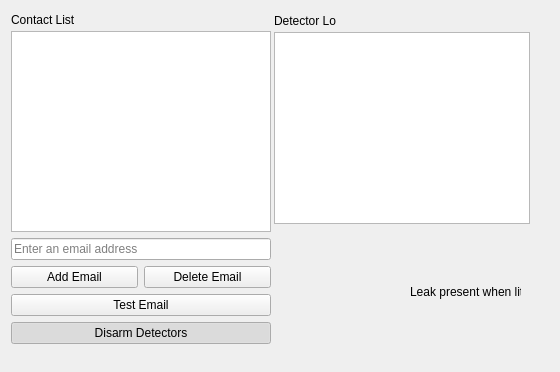
<?xml version="1.0" encoding="UTF-8"?>
<ui version="4.0">
 <class>Form</class>
 <widget class="QWidget" name="Form">
  <property name="geometry">
   <rect>
    <x>0</x>
    <y>0</y>
    <width>560</width>
    <height>372</height>
   </rect>
  </property>
  <property name="windowTitle">
   <string>Form</string>
  </property>
  <widget class="LedIndicator" name="alarmLed">
   <property name="geometry">
    <rect>
     <x>270</x>
     <y>250</y>
     <width>121</width>
     <height>91</height>
    </rect>
   </property>
   <property name="color" stdset="0">
    <color>
     <red>255</red>
     <green>255</green>
     <blue>0</blue>
    </color>
   </property>
  </widget>
  <widget class="QLabel" name="label_3">
   <property name="geometry">
    <rect>
     <x>410</x>
     <y>280</y>
     <width>111</width>
     <height>24</height>
    </rect>
   </property>
   <property name="text">
    <string>Leak present when lit</string>
   </property>
  </widget>
  <widget class="QLabel" name="label">
   <property name="geometry">
    <rect>
     <x>11</x>
     <y>12</y>
     <width>181</width>
     <height>16</height>
    </rect>
   </property>
   <property name="text">
    <string>Contact List</string>
   </property>
  </widget>
  <widget class="QLabel" name="label_2">
   <property name="geometry">
    <rect>
     <x>274</x>
     <y>13</y>
     <width>62</width>
     <height>16</height>
    </rect>
   </property>
   <property name="text">
    <string>Detector Log</string>
   </property>
  </widget>
  <widget class="QPlainTextEdit" name="logTextEdit">
   <property name="geometry">
    <rect>
     <x>274</x>
     <y>32</y>
     <width>256</width>
     <height>192</height>
    </rect>
   </property>
   <property name="readOnly">
    <bool>true</bool>
   </property>
  </widget>
  <widget class="QWidget" name="layoutWidget">
   <property name="geometry">
    <rect>
     <x>11</x>
     <y>31</y>
     <width>260</width>
     <height>313</height>
    </rect>
   </property>
   <layout class="QVBoxLayout" name="verticalLayout_3">
    <item>
     <layout class="QVBoxLayout" name="verticalLayout_2">
      <item>
       <widget class="QListWidget" name="emailListWidget">
        <property name="sortingEnabled">
         <bool>true</bool>
        </property>
       </widget>
      </item>
      <item>
       <layout class="QVBoxLayout" name="verticalLayout">
        <item>
         <widget class="QLineEdit" name="emailLe">
          <property name="placeholderText">
           <string>Enter an email address </string>
          </property>
         </widget>
        </item>
        <item>
         <layout class="QHBoxLayout" name="horizontalLayout_3">
          <item>
           <widget class="QPushButton" name="addEmailPb">
            <property name="text">
             <string>Add Email</string>
            </property>
           </widget>
          </item>
          <item>
           <widget class="QPushButton" name="deleteEmailPb">
            <property name="text">
             <string>Delete Email</string>
            </property>
           </widget>
          </item>
         </layout>
        </item>
       </layout>
      </item>
     </layout>
    </item>
    <item>
     <widget class="QPushButton" name="testPb">
      <property name="text">
       <string>Test Email</string>
      </property>
     </widget>
    </item>
    <item>
     <widget class="QPushButton" name="armPb">
      <property name="text">
       <string>Disarm Detectors</string>
      </property>
      <property name="checkable">
       <bool>true</bool>
      </property>
      <property name="checked">
       <bool>true</bool>
      </property>
     </widget>
    </item>
   </layout>
  </widget>
 </widget>
 <customwidgets>
  <customwidget>
   <class>LedIndicator</class>
   <extends>QWidget</extends>
   <header>LabWidgets.Indicators</header>
  </customwidget>
 </customwidgets>
 <resources/>
 <connections/>
</ui>
